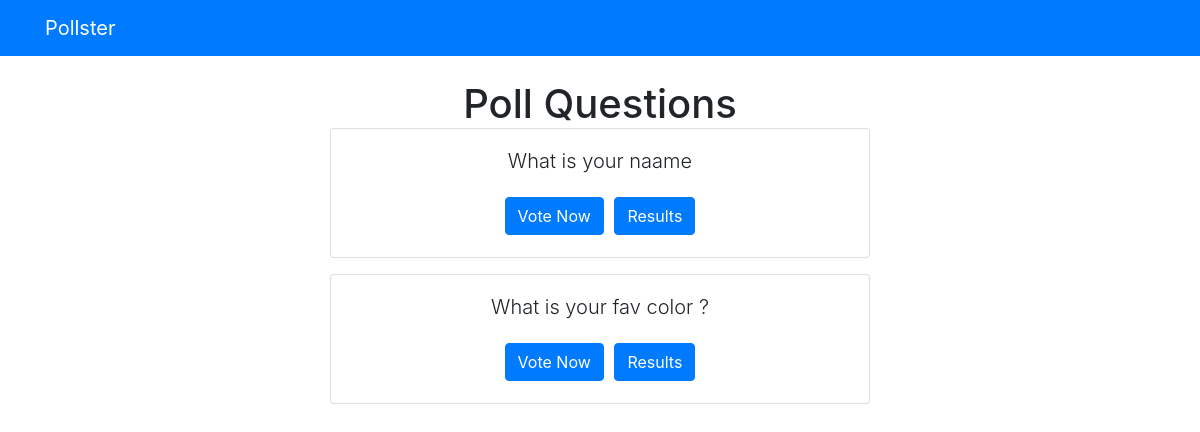
Screenshot of /polls/ with the database file from the repository.
### polls/models.py (models this page shows, shortened)
class  Question(models.Model):
    question_text = models.CharField(max_length=200)
    publish_date = models.DateTimeField('date published')

### polls/views.py (the view)
# urls.py: path('', views.index,name="index"),
def index(request):
    latest_question_list = Question.objects.order_by('-publish_date')[:5]
    context = {'latest_question_list': latest_question_list}
    return render(request, 'polls/index.html', context)

### templates/polls/index.html
{% extends 'base.html' %}
{% block content %}
<h1 class="text-center mb-3">
    Poll Questions
    {% if latest_question_list %}
      {% for question in latest_question_list %}
      <div class="card mb-3">
          <div class="card-body">
              <p class="lead">
                  {{question.question_text}}
              </p>
              <a href="{% url 'polls:detail' question.id %}" class="btn btn-primary">Vote Now</a>
              <a href="{% url 'polls:results' question.id %}" class="btn btn-primary">Results</a>
          </div>
      </div>
      {% endfor %}
    {% else %}
    <p>No Questions in Poll</p>
    {% endif %}
</h1>
{% endblock %}

### rows the page displays
Question: question_text "What is your naame"
Question: question_text "What is your fav color ?"
